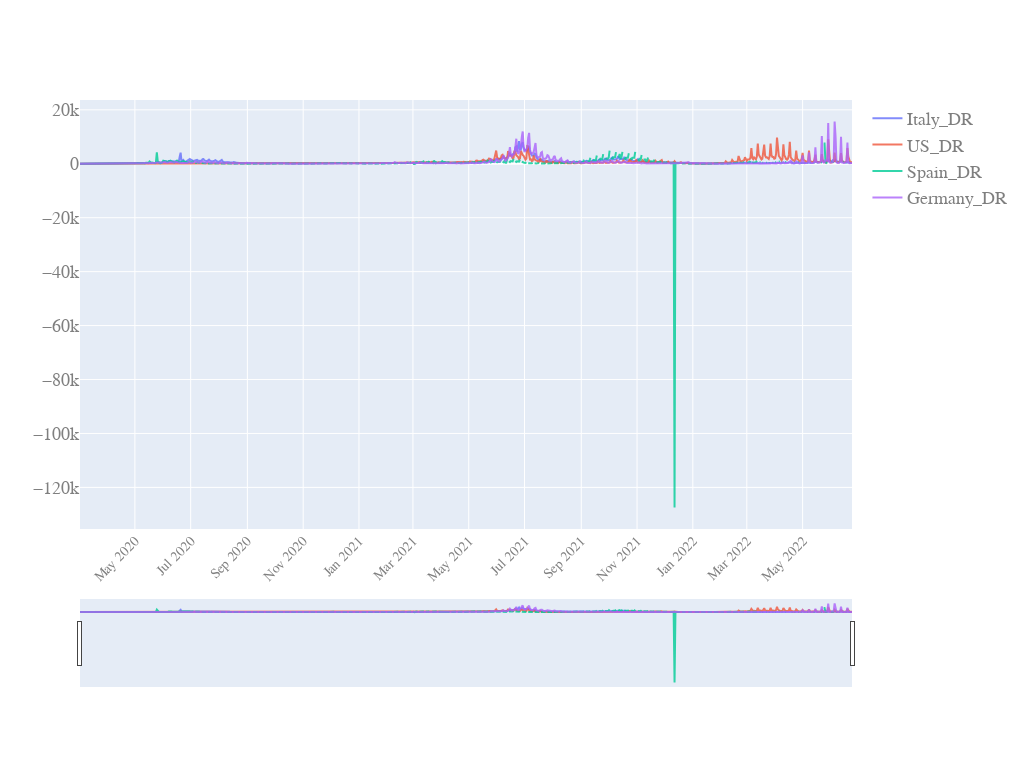

Source (notebook cell):
### Code cell
start_pos=40
generate_plot(df_analyse.date[start_pos:],
           df_analyse.iloc[start_pos:,[11,12,13,14]], #
           y_scale='linear',
           slider=True)

### Figure 1 — Plotly figure (JSON) as saved in the notebook; plotly's stock layout.template omitted (floating-point values rounded to 4 significant figures; data arrays with more than 128 entries replaced by an {"elided": "..."} marker saying what was removed)
{"data": [{"name": "Italy_DR", "opacity": 0.8, "type": "scatter", "x": {"elided": "845 str values"}, "y": {"elided": "845 float values"}}, {"name": "US_DR", "opacity": 0.8, "type": "scatter", "x": {"elided": "845 str values"}, "y": {"elided": "845 float values"}}, {"name": "Spain_DR", "opacity": 0.8, "type": "scatter", "x": {"elided": "845 str values"}, "y": {"elided": "845 float values"}}, {"name": "Germany_DR", "opacity": 0.8, "type": "scatter", "x": {"elided": "845 str values"}, "y": {"elided": "845 float values"}}], "layout": {"autosize": true, "font": {"color": "#7f7f7f", "family": "PT Sans, monospace", "size": 18}, "height": 768, "width": 1024, "xaxis": {"nticks": 20, "rangeslider": {"visible": true}, "tickangle": -45, "tickfont": {"color": "#7f7f7f", "size": 14}}, "yaxis": {"type": "linear"}}}
